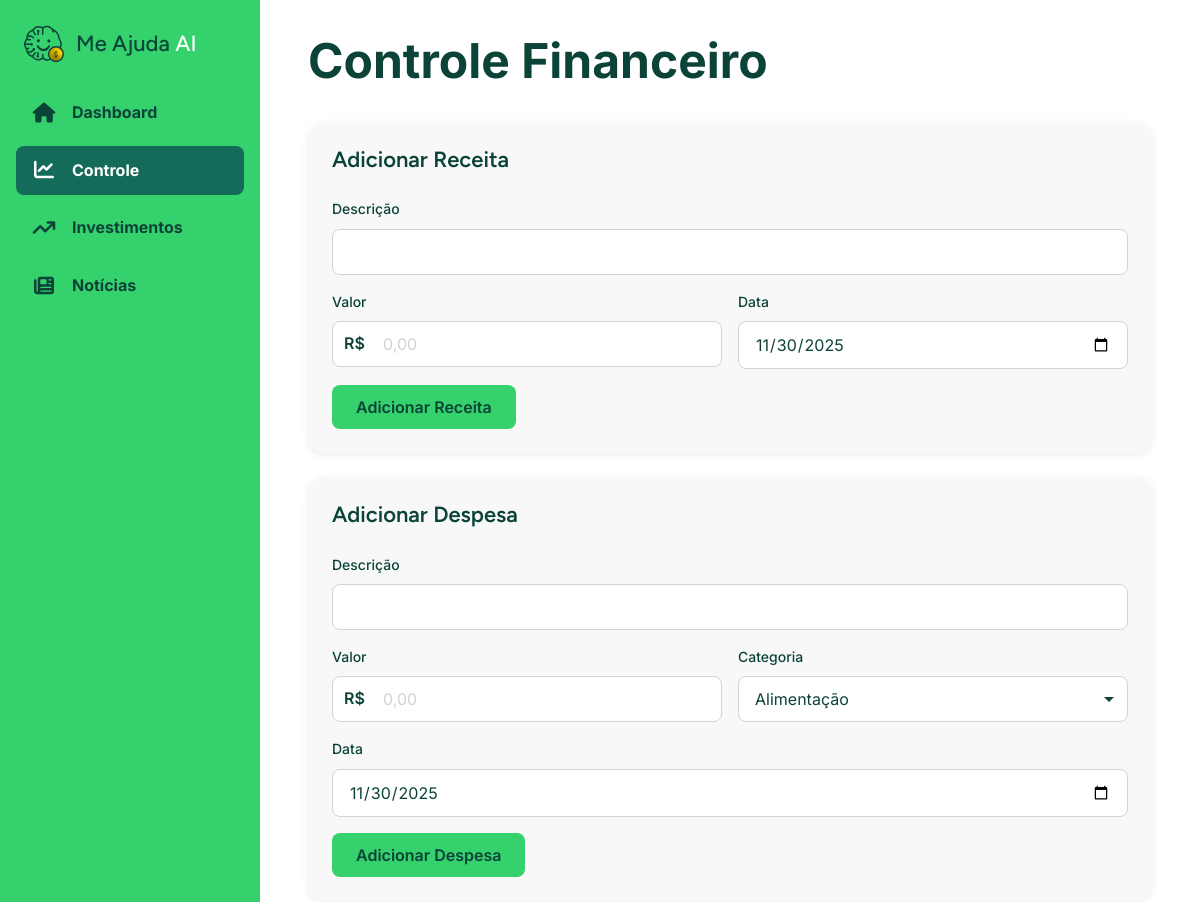
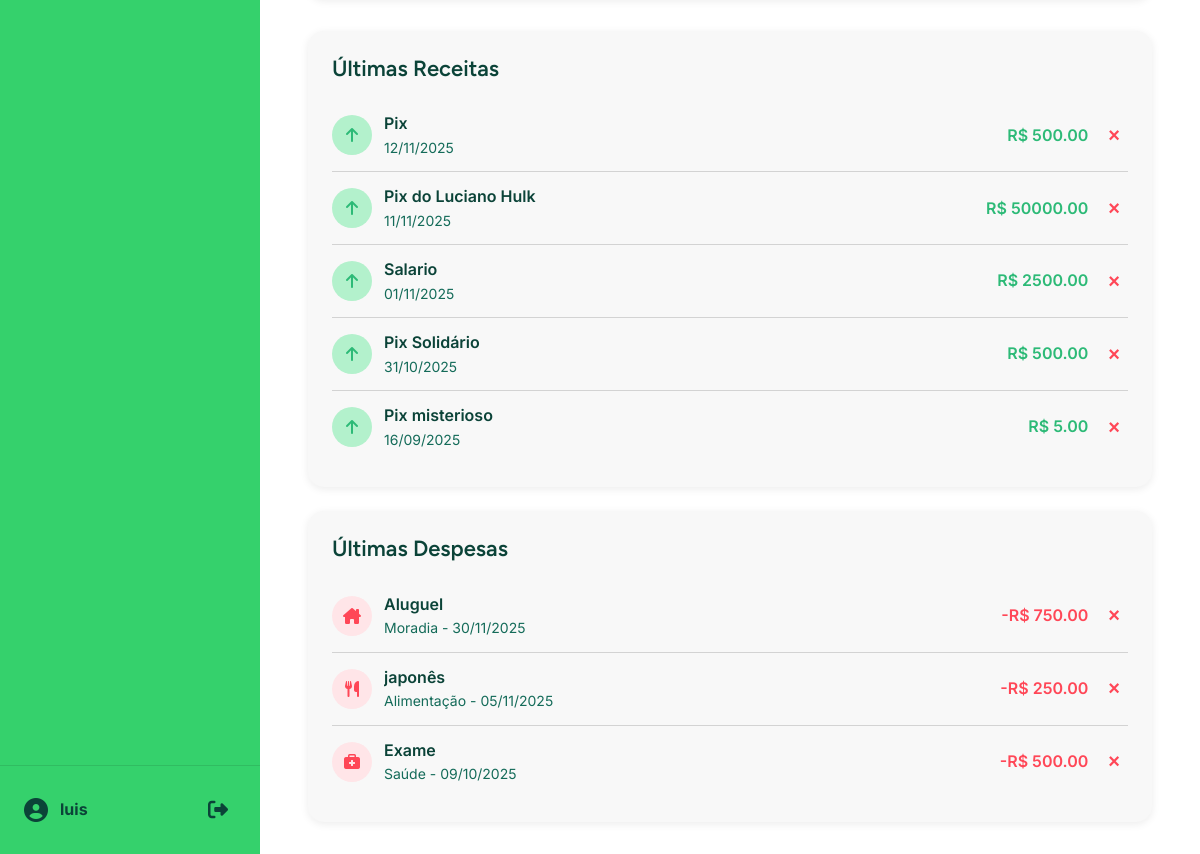
/controle (signed in), run on the app's committed database (2 pictures, top to bottom).
### project/models.py (models this page shows, shortened)
class User(db.Model, UserMixin):
    id = db.Column(db.Integer, primary_key=True)
    name = db.Column(db.String(150), nullable=False)
    email = db.Column(db.String(150), unique=True, nullable=False, index=True)
    password_hash = db.Column(db.String(128), nullable=False)
    goals = db.relationship('Goal', backref='owner', lazy=True, cascade="all, delete-orphan")
    incomes = db.relationship('Income', backref='owner', lazy=True, cascade="all, delete-orphan")
    expenses = db.relationship('Expense', backref='owner', lazy=True, cascade="all, delete-orphan")

class Income(db.Model):
    id = db.Column(db.Integer, primary_key=True)
    description = db.Column(db.String(256), nullable=False)
    amount = db.Column(db.Float, nullable=False)
    date = db.Column(db.Date, nullable=False, default=datetime.utcnow, index=True)
    user_id = db.Column(db.Integer, db.ForeignKey('user.id'), nullable=False)

class Expense(db.Model):
    id = db.Column(db.Integer, primary_key=True)
    description = db.Column(db.String(256), nullable=False)
    amount = db.Column(db.Float, nullable=False)
    category = db.Column(db.String(128), default='Geral', index=True)
    date = db.Column(db.Date, nullable=False, default=datetime.utcnow, index=True)  # Mudei para Date object
    user_id = db.Column(db.Integer, db.ForeignKey('user.id'), nullable=False)

### project/main/routes.py (the view)
@main.route('/controle', methods=['GET', 'POST'])
@login_required
def controle():
    income_form = IncomeForm(prefix='income')
    expense_form = ExpenseForm(prefix='expense')
    expense_form.category.choices = [(c, c) for c in EXPENSE_CATEGORIES]
    if request.method == "GET":
        if not income_form.date.data: income_form.date.data = datetime.utcnow().date()
        if not expense_form.date.data: expense_form.date.data = datetime.utcnow().date()
    if 'income-submit_income' in request.form and income_form.validate_on_submit():
        new_income = Income(description=income_form.description.data, amount=income_form.amount.data,
                            date=income_form.date.data, owner=current_user)
        db.session.add(new_income)
        db.session.commit()
        return redirect(url_for('main.controle'))
    if 'expense-submit_expense' in request.form and expense_form.validate_on_submit():
        new_expense = Expense(description=expense_form.description.data, amount=expense_form.amount.data,
                              category=expense_form.category.data, date=expense_form.date.data, owner=current_user)
        db.session.add(new_expense)
        db.session.commit()
        return redirect(url_for('main.controle'))
    incomes = Income.query.filter_by(owner=current_user).order_by(Income.date.desc()).limit(10).all()
    expenses = Expense.query.filter_by(owner=current_user).order_by(Expense.date.desc()).limit(10).all()
    return render_template('controle.html',
                           title='Controle Financeiro',
                           income_form=income_form,
                           expense_form=expense_form,
                           incomes=incomes,
                           expenses=expenses,
                           category_icons=CATEGORY_ICONS)

### project/main/forms.py
class IncomeForm(FlaskForm):
    description = StringField('Descrição', validators=[DataRequired()])
    amount = FloatField('Valor', validators=[DataRequired(), NumberRange(min=0.01)])
    date = DateField('Data', validators=[DataRequired()], format='%Y-%m-%d')
    submit_income = SubmitField('Adicionar Receita')

class ExpenseForm(FlaskForm):
    description = StringField('Descrição', validators=[DataRequired()])
    amount = FloatField('Valor', validators=[DataRequired(), NumberRange(min=0.01)])
    category = SelectField('Categoria', validators=[DataRequired()])
    date = DateField('Data', validators=[DataRequired()], format='%Y-%m-%d')
    submit_expense = SubmitField('Adicionar Despesa')

### project/models.py (called while the page is built)
@login_manager.user_loader
def load_user(user_id):
    return User.query.get(int(user_id))

### project/templates/controle.html (shortened to what this page needs)
{% extends "dashboard_base.html" %}
{% block content %}
    <h1>Controle Financeiro</h1>
    <div class="controle-grid">
        <div class="forms-column">
            <div class="card form-card">
                <h2>Adicionar Receita</h2>
                <form method="POST" action="" novalidate>
                    <div class="form-group">
                        {{ income_form.description.label }}
                        {{ income_form.description(class="form-control") }}
                    </div>
                    <div class="form-group-row">
                        <div class="form-group">
                            {{ income_form.amount.label }}
                            <div class="currency-input-wrapper">
                                <input type="text" class="form-control currency-mask" placeholder="0,00" inputmode="decimal">
                            </div>
                        </div>
                        <div class="form-group">
                            {{ income_form.date.label }}
                            {{ income_form.date(class="form-control") }}
                        </div>
                    </div>
                    {{ income_form.submit_income(class="btn-primary") }}
                </form>
            </div>
            <div class="card form-card">
                <h2>Adicionar Despesa</h2>
                <form method="POST" action="" novalidate>
                    <div class="form-group">
                        {{ expense_form.description.label }}
                        {{ expense_form.description(class="form-control") }}
                    </div>
                    <div class="form-group-row">
                        <div class="form-group">
                            {{ expense_form.amount.label }}
                            <div class="currency-input-wrapper">
                                <input type="text" class="form-control currency-mask" placeholder="0,00" inputmode="decimal">
                            </div>
                        </div>
                        <div class="form-group">
                            {{ expense_form.category.label }}
                            {{ expense_form.category(class="form-control") }}
                        </div>
                    </div>
                    <div class="form-group">
                        {{ expense_form.date.label }}
                        {{ expense_form.date(class="form-control") }}
                    </div>
                    {{ expense_form.submit_expense(class="btn-primary") }}
                </form>
            </div>
        </div>
        <div class="lists-column">
            <div class="card list-card">
                <h2>Últimas Receitas</h2>
                <ul class="item-list">
                    {% for item in incomes %}
                    <li class="item-row">
                        <div class="item-icon income">
                            <i class="fa-solid fa-arrow-up"></i>
                        </div>
                        <div class="item-info">
                            <span class="item-desc">{{ item.description }}</span>
                            <span class="item-date">{{ item.date.strftime('%d/%m/%Y') }}</span>
                        </div>
                        <div class="item-value income">
                            R$ {{ "%.2f"|format(item.amount) }}
                        </div>
                        <form action="{{ url_for('main.delete_income', item_id=item.id) }}" method="POST">
                            <button type="submit" class="btn-delete" title="Excluir">&times;</button>
                        </form>
                    </li>
                    {% else %}
                    <li class="item-row-empty">Nenhuma receita adicionada.</li>
                    {% endfor %}
                </ul>
            </div>
            <div class="card list-card">
                <h2>Últimas Despesas</h2>
                <ul class="item-list">
                    {% for item in expenses %}
                    <li class="item-row">
                        <div class="item-icon expense">
                            <i class="{{ category_icons.get(item.category, category_icons.default) }}"></i>
                        </div>
                        <div class="item-info">
                            <span class="item-desc">{{ item.description }}</span>
                            <span class="item-date">{{ item.category }} - {{ item.date.strftime('%d/%m/%Y') }}</span>
                        </div>
                        <div class="item-value expense">
                            -R$ {{ "%.2f"|format(item.amount) }}
                        </div>
                        <form action="{{ url_for('main.delete_expense', item_id=item.id) }}" method="POST">
                            <button type="submit" class="btn-delete" title="Excluir">&times;</button>
                        </form>
                    </li>
                    {% else %}
                    <li class="item-row-empty">Nenhuma despesa adicionada.</li>
                    {% endfor %}
                </ul>
            </div>
        </div>
    </div>
{% endblock %}

### project/templates/dashboard_base.html (shortened to what this page needs)
<!DOCTYPE html>
<html lang="pt-br">
<head>
    <link rel="stylesheet" href="https://cdnjs.cloudflare.com/ajax/libs/font-awesome/6.5.2/css/all.min.css" xintegrity="sha512-SnH5WK+bZxgPHs44uWIX+LLJAJ9/2PkPKZ5QiAj6Ta86w+fsb2TkcmfRyVX3pBnMFcV7oQPJkl9QevSCWr3W6A==" />
    <link rel="stylesheet" href="{{ url_for('static', filename='css/main.css') }}">
</head>
<body>
    <div class="dashboard-layout">
        <nav class="sidebar">
            <div class="sidebar-header">
                <img src="{{ url_for('static', filename='images/Me_ajuda_ai_logo.svg') }}" alt="Logo" class="sidebar-logo">
                <h1 class="sidebar-title">Me Ajuda <span>AI</span></h1>
            </div>
            <ul class="sidebar-nav">
                <li>
                    <a href="{{ url_for('main.index') }}"
                       class="{{ 'active' if request.endpoint.startswith('main.index') else '' }}">
                        <i class="fa-solid fa-house"></i>
                        <span>Dashboard</span>
                    </a>
                </li>
                <li>
                    <a href="{{ url_for('main.controle') }}"
                       class="{{ 'active' if request.endpoint.startswith('main.controle') else '' }}">
                        <i class="fa-solid fa-chart-line"></i>
                        <span>Controle</span>
                    </a>
                </li>
                <li>
                    <a href="#">
                        <i class="fa-solid fa-arrow-trend-up"></i>
                        <span>Investimentos</span>
                    </a>
                </li>
                <li>
                    <a href="#">
                        <i class="fa-solid fa-newspaper"></i>
                        <span>Notícias</span>
                    </a>
                </li>
            </ul>
            <div class="sidebar-footer">
                <div class="user-info">
                    <i class="fa-solid fa-user-circle"></i>
                    <span>{{ current_user.name }}</span>
                </div>
                <a href="{{ url_for('auth.logout') }}" class="logout-button" title="Sair">
                    <i class="fa-solid fa-right-from-bracket"></i>
                </a>
            </div>
        </nav>
        <main class="main-content">
            {% block content %}{% endblock %}
        </main>
    </div>
</body>
</html>

### project/static/css/components/buttons.css (style rules this page uses)
.btn, button.btn, input[type="submit"].btn, .btn-primary, .btn-secondary, .btn-primary-goal, .btn-primary-card { padding: 12px 24px !important; border: none !important; border-radius: 8px !important; font-family: var(--font-inter) !important; font-size: 16px !important; font-weight: 600 !important; cursor: pointer !important; transition: all 0.2s ease !important; display: inline-flex !important; align-items: center !important; justify-content: center !important; gap: 8px !important; text-decoration: none !important; text-align: center !important; }
.btn-primary, input[type="submit"].btn-primary, button.btn-primary { background-color: var(--verde-primario) !important; color: var(--verde-secundario) !important; }
.btn-delete { background: none !important; border: none !important; color: var(--vermelho) !important; font-size: 20px !important; font-weight: 700 !important; cursor: pointer !important; padding: 4px 8px !important; border-radius: 4px !important; transition: background-color 0.2s ease !important; }

### project/static/css/components/forms.css (style rules this page uses)
.form-group { margin-bottom: 16px !important; position: relative; }
.form-group label { display: block !important; font-family: var(--font-inter) !important; font-size: 14px !important; font-weight: 500 !important; color: var(--verde-secundario) !important; margin-bottom: 8px !important; }
.form-control, input.form-control, select.form-control, textarea.form-control, input[type="text"], input[type="email"], input[type="password"], input[type="date"], input[type="number"] { width: 100% !important; padding: 12px 16px !important; font-family: var(--font-inter) !important; font-size: 16px !important; color: var(--verde-secundario) !important; border: 1px solid var(--gelo) !important; border-radius: 8px !important; background-color: var(--branco) !important; transition: border-color 0.2s ease !important; box-sizing: border-box !important; }
.form-control::placeholder, input::placeholder { color: var(--gelo) !important; }
.form-group-row { display: flex !important; gap: 16px !important; }
.form-group-row .form-group { flex: 1 !important; }
.currency-input-wrapper { position: relative !important; }
.currency-input-wrapper::before { content: 'R$'; position: absolute; left: 12px; top: 50%; transform: translateY(-50%); font-family: var(--font-inter); font-size: 16px; font-weight: 600; color: var(--verde-secundario); z-index: 2; }
.form-control.currency-mask { padding-left: 50px !important; position: relative; z-index: 1; }
select.form-control { cursor: pointer; appearance: none; background-repeat: no-repeat; background-position: right 12px center; padding-right: 36px; }

### project/static/css/components/cards.css (style rules this page uses)
.card { background: var(--branco); border-radius: var(--radius-xl); padding: var(--spacing-24); box-shadow: var(--shadow-sm); transition: transform var(--transition-fast), box-shadow var(--transition-fast); }
.card h2 { font-family: var(--font-figtree); font-size: 22px; font-weight: 600; color: var(--verde-secundario); margin-bottom: var(--spacing-16); display: flex; align-items: center; gap: 10px; }
.form-card { background-color: #F8F8F8; }
.form-card h2 { margin-bottom: var(--spacing-24); }
.list-card { background-color: #F8F8F8; }

### data on the page
User: name "luis"
Income: description "Pix", date "12/11/2025", amount "500.00"
Income: description "Pix do Luciano Hulk", date "11/11/2025", amount "50000.00"
Income: description "Salario", date "01/11/2025", amount "2500.00"
Income: description "Pix Solidário", date "31/10/2025", amount "500.00"
Income: description "Pix misterioso", date "16/09/2025", amount "5.00"
Expense: description "Aluguel", category "Moradia", date "30/11/2025", amount "750.00"
Expense: description "japonês", category "Alimentação", date "05/11/2025", amount "250.00"
Expense: description "Exame", category "Saúde", date "09/10/2025", amount "500.00"

### other printed values
{{ income_form.description.label }} "Descrição"
{{ income_form.amount.label }} "Valor"
{{ income_form.date.label }} "Data"
{{ expense_form.description.label }} "Descrição"
{{ expense_form.amount.label }} "Valor"
{{ expense_form.category.label }} "Categoria"
{{ expense_form.date.label }} "Data"
